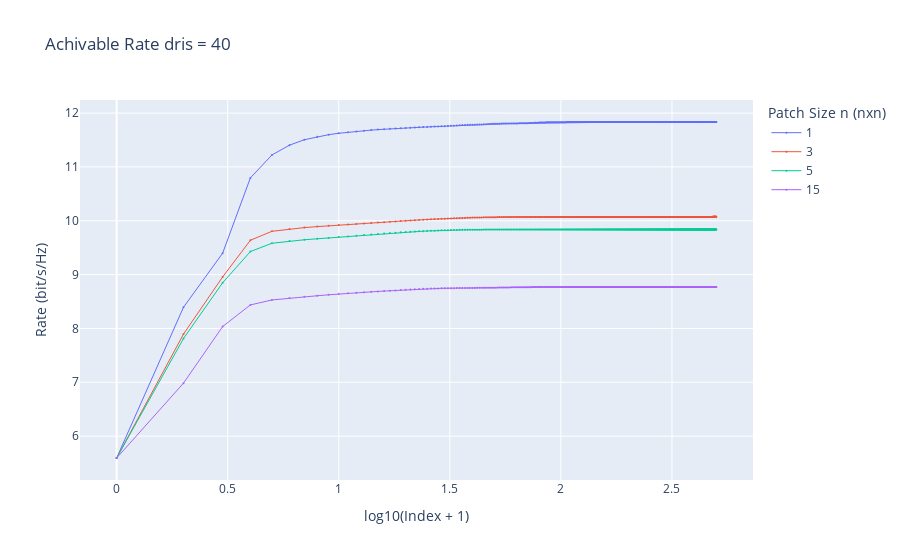

Notebook code for this chart:
### Code cell
import plotly.graph_objects as go
import numpy as np

# Initialize an empty figure
normal_rate_fig = go.Figure()

# Loop through all vectors in rate_average_mutliple
for idx, vec in enumerate(rate_average_mutliple):
    normal_rate_fig.add_trace(go.Scatter(
        x=np.log10(np.arange(0, len(vec)) + 1),
        y=vec,
        mode='lines+markers',
        marker=dict(size=2),
        line=dict(width=1),
        name=str(na_s[idx])            # Legend name as index+1
    ))

# (Optional) Customize layout
normal_rate_fig.update_layout(
    title="Achivable Rate dris = 40",
    xaxis_title="log10(Index + 1)",
    yaxis_title="Rate (bit/s/Hz)",
    legend_title="Patch Size n (nxn)"
)

# Show the plot
normal_rate_fig.show()

### Figure 1 — Plotly figure (JSON) as saved in the notebook; plotly's stock layout.template omitted (floating-point values rounded to 4 significant figures; data arrays with more than 128 entries replaced by an {"elided": "..."} marker saying what was removed)
{"data": [{"line": {"width": 1}, "marker": {"size": 2}, "mode": "lines+markers", "name": "1", "type": "scatter", "x": {"elided": "501 float values"}, "y": {"elided": "501 float values"}}, {"line": {"width": 1}, "marker": {"size": 2}, "mode": "lines+markers", "name": "3", "type": "scatter", "x": {"elided": "501 float values"}, "y": {"elided": "501 float values"}}, {"line": {"width": 1}, "marker": {"size": 2}, "mode": "lines+markers", "name": "5", "type": "scatter", "x": {"elided": "501 float values"}, "y": {"elided": "501 float values"}}, {"line": {"width": 1}, "marker": {"size": 2}, "mode": "lines+markers", "name": "15", "type": "scatter", "x": {"elided": "501 float values"}, "y": {"elided": "501 float values"}}], "layout": {"legend": {"title": {"text": "Patch Size n (nxn)"}}, "title": {"text": "Achivable Rate dris = 40"}, "xaxis": {"title": {"text": "log10(Index + 1)"}}, "yaxis": {"title": {"text": "Rate (bit/s/Hz)"}}}}
